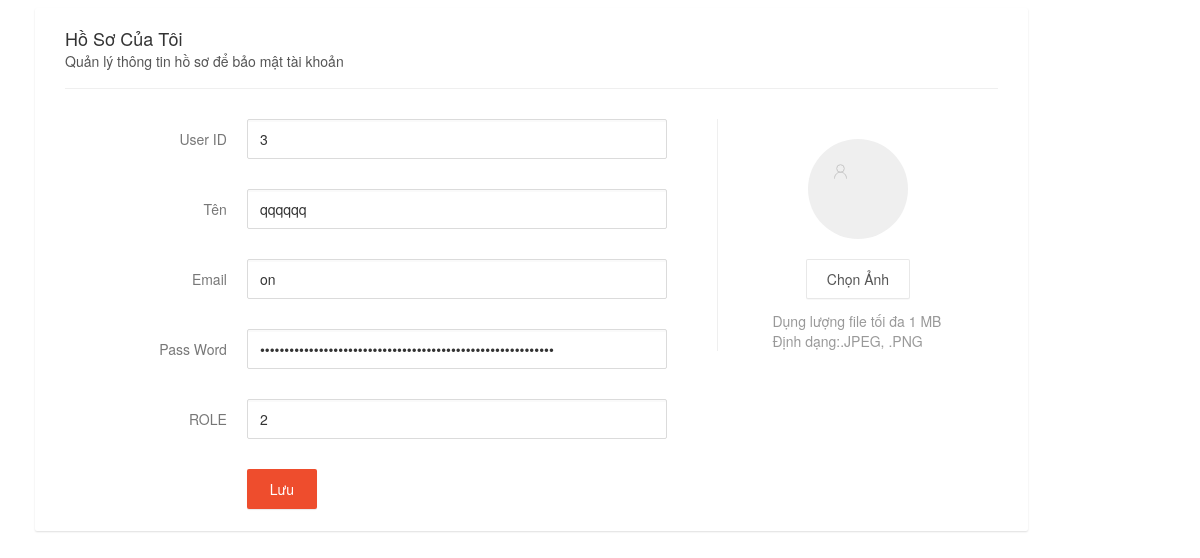
Before: /views/userProfile.php (signed in) with the older database file.
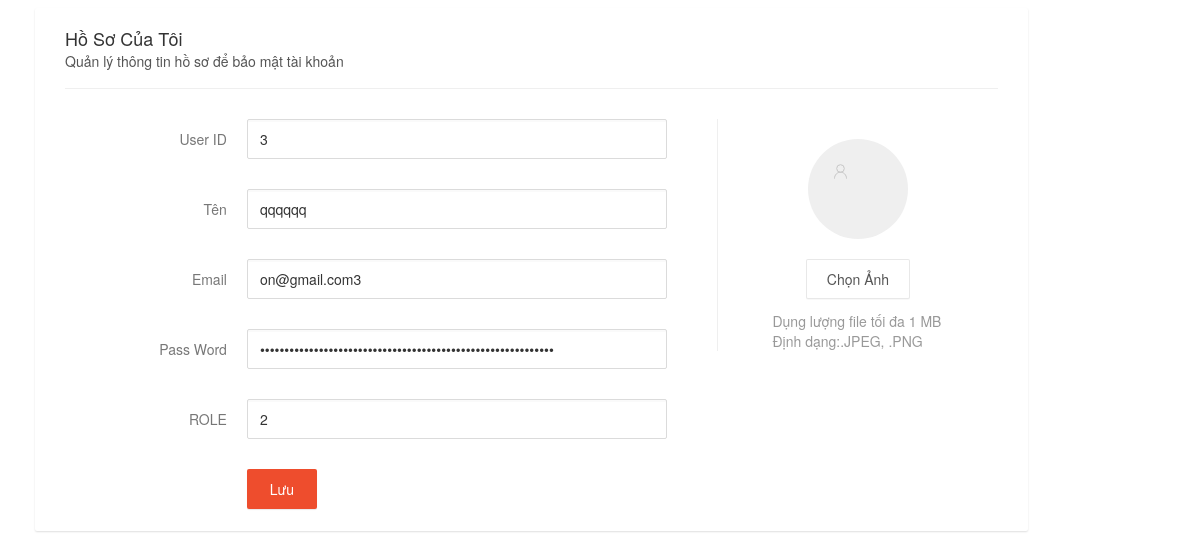
After: the same page with the newer database file.
### tables this page shows
CREATE TABLE `user` (
  `id` int NOT NULL,
  `name` varchar(255) NOT NULL,
  `password` varchar(255) NOT NULL,
  `email` varchar(255) NOT NULL,
  `role_id` int DEFAULT NULL
);

### database/database.php (called while the page is built, shortened)
<?php
Class Database{
    private $host= DB_Host;
    private $name= DB_Name;
    private $user=DB_User;
    private $pass= DB_PassWord;
    private $conn;
    private function connect() {
        try {
            $this->conn = new PDO("mysql:host=$this->host;dbname=$this->name", $this->user, $this->pass);
            $this->conn->setAttribute(PDO::ATTR_ERRMODE, PDO::ERRMODE_EXCEPTION);
        } catch (PDOException $e) {
            die("Connection failed: " . $e->getMessage());
        }
    }
    public function prepare($sql) {
        return $this->conn->prepare($sql);
    }
}

### services/userService.php (called while the page is built, shortened)
<?
require_once'../database/database.php';
require_once'../models/user.php';
class UserService{
    private $conn;
    public function __construct()
    {
        $this->conn=new Database();
    }
    public function getUserById($userId) {
        try {
            $sql = "SELECT * FROM `user` WHERE id = :userId";
            $result = $this->conn->prepare($sql);
            $result->bindParam(':userId', $userId);
            $result->execute();
            $userInfo = $result->fetch(PDO::FETCH_ASSOC);
            if ($userInfo) {
                $user = new User(
                    $userInfo['id'],
                    $userInfo['name'],
                    $userInfo['password'],
                    $userInfo['email'],
                    $userInfo['role_id']
                );
                return $user;
            } else {
                return null;
            }
        } catch (PDOException $e) {
            die("Error: " . $e->getMessage());
        }
    }
    public function startSession(){
        return session_start();
    }
    public function getSession() {
        $desiredVariables = ['name', 'id', 'role_id'];
        $sessionData = [];
        foreach ($desiredVariables as $variable) {
            if (isset($_SESSION[$variable])) {
                $sessionData[$variable] = $_SESSION[$variable];
            }
        }
        return $sessionData;
    }
}

### models/user.php (called while the page is built, shortened)
<?
 class User{
    private int $id;
    private string $username;
    private string $password;
    private string $email;
    private int $role_id;
    public function __construct(int $id,string $username,string $password,string $email,int $role_id ) {
        $this->id=$id;
        $this->username=$username;
        $this->password=$password;
        $this->email=$email;
        $this->role_id=$role_id;
    }
    public function getId(): int {
        return $this->id;
    }
    public function getUsername(): string {
        return $this->username;
    }
    public function getPassword(): string {
        return $this->password;
    }
    public function getEmail(): string {
        return $this->email;
    }
    public function getRoleId(): int {
        return $this->role_id;
    }
 }

### views/userProfile.php (the view, shortened to what the changed rows need)
<?php
require '../services/userService.php';
$userService = new UserService();
$sessionData = $userService->getSession();
if (!empty($sessionData)) {
    $userId = $sessionData['id'];
    $user = $userService->getUserById($userId);
    if ($user) {
		$userId = $user->getId();
        $userName = $user->getUsername();
        $email = $user->getEmail();
        $password = $user->getPassword();
		$role_id = $user->getRoleId();
    }
}
?>
<!DOCTYPE html>
<html lang="en">
<head>
	<link rel="stylesheet" href="../resource/static/css/userProfile.css">
</head>
<body>
	<div id="DIV_1">
		<div id="DIV_2">
			<div id="DIV_3">
				<div id="DIV_4">
					<div id="DIV_5">
						<h1 id="H1_6">
							Hồ sơ của tôi
						</h1>
					</div>
					<div id="DIV_8">
						<div id="DIV_9">
						<form action="../controllers/userChgCon.php" method="post"enctype="multipart/form-data" id= "FORM_10">
								<table id="TABLE_11">
								<tr id="TR_19">
										<td id="TD_22">
											<div id="DIV_23">
												<div id="DIV_24">
													<input type="text" value="<?php echo $userId; ?>" name ="id1" id="INPUT_25" readonly />
												</div>
											</div>
										</td>
									</tr>
									<tr id="TR_19">
										<td id="TD_22">
											<div id="DIV_23">
												<div id="DIV_24">
													<input type="text" value="<?php echo $userName; ?>" name="name" id="INPUT_25" readonly />
												</div>
											</div>
										</td>
									</tr>
									<tr id="TR_26">
										<td id="TD_22">
											<div id="DIV_23">
												<div id="DIV_24">
													<input type="text" value="<?php echo $email; ?>" name="email" id="INPUT_25" />
												</div>
											</div>
										</td>
									</tr>
									<tr id="TR_33">
										<td id="TD_22">
											<div id="DIV_23">
												<div id="DIV_24">
													<input type="password" value="<?php echo $password; ?>" name="password" id="INPUT_25" />
												</div>
											</div>
										</td>
									</tr>
									<tr id="TR_19">
										<td id="TD_22">
											<div id="DIV_23">
												<div id="DIV_24">
													<input type="text" value="<?php echo $role_id; ?>" name="role_id" id="INPUT_25" readonly />
												</div>
											</div>
										</td>
									</tr>
								</table>
							</form>
						</div>
					</div>
				</div>
			</div>
		</div>
	</div>
</body>
</html>

Changed rows visible on the page:
changed user "qqqqqq": email "on" → "on@gmail.com3"
